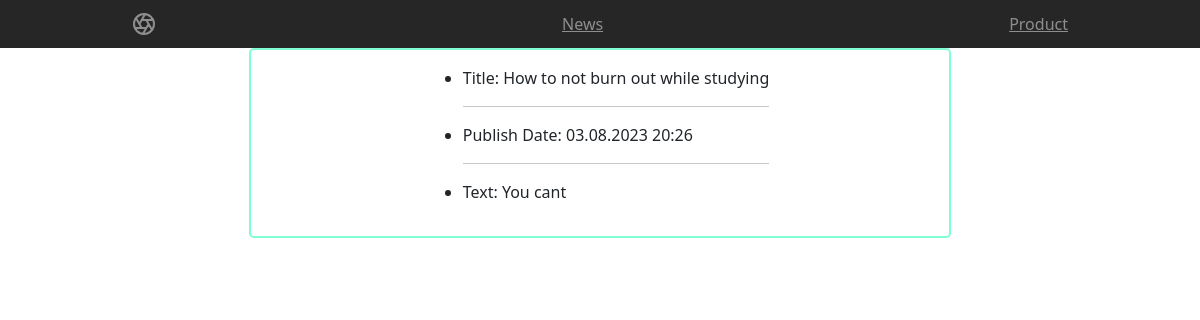
The page /news/2 on the database its author committed.
### news/models.py (models this page shows, shortened)
class Post(models.Model):
    author = models.ForeignKey(Author, on_delete=models.CASCADE)
    NEWS = 'NW'
    ARTICLE = 'AR'
    CHOICES = (
        (NEWS, 'Новость'),
        (ARTICLE, 'Статья')
    )
    postType = models.CharField(max_length=2, choices=CHOICES, default=NEWS)
    postDate = models.DateTimeField(auto_now_add=True)
    postCategory = models.ManyToManyField(Category, through='PostCategory')
    title = models.CharField(max_length=128)
    text = models.TextField(max_length=500)
    postRating = models.SmallIntegerField(default=0)

### news/views.py (the view)
# urls.py: path('<int:pk>', NewsDetail.as_view())
class NewsDetail(DetailView):
    model = Post
    template_name = 'posts/post.html'
    context_object_name = 'news_details'

### news/templatetags/custom_filters.py (called while the page is built)
@register.filter(name= 'censor')
def censor(value):
    if isinstance(value, str):
        for word in value.split():
            if word.lower().strip('!,.:;?#$*') in list_words:
                value = value.replace(word.strip(), '')
        return value.replace('  ', ' ')
    else:
        raise ValueError('Wrong values of variables')

### news/templates/posts/post.html (shortened to what this page needs)
{% extends 'base/default.html' %}
{% load custom_filters %}
{% block content %}
    <div class="container d-flex flex-md-column align-items-center">
        <div class="w-75 p-3 d-flex justify-content-center" style="border: solid aquamarine 2px; border-radius: 5px">
            <br>
            <ul>
                <li> Title: {{ news_details.title|censor|truncatewords:50 }}</li>
                <hr>
                <li>Publish Date: {{ news_details.postDate|date:'d.m.Y H:i' }}</li>
                <hr>
                <li> Text: {{ news_details.text|censor|truncatewords:50 }}</li>
            </ul>
        </div>
    </div>
{% endblock content %}

### static/css/product.css (style rules this page uses)
.container { max-width: 960px; display: flex; flex-direction: column; }

### rows shown on the page
Post: title|censor "How to not burn out while studying", postDate "03.08.2023 20:26", text|censor "You cant"
